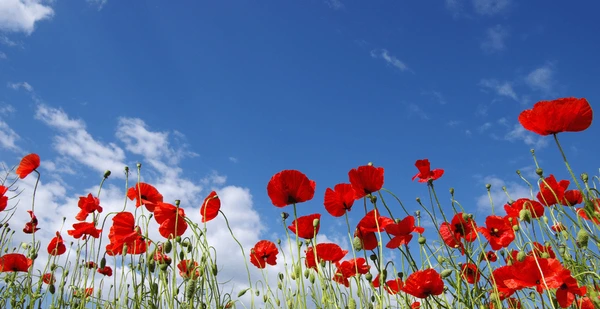
#> input picture week2/sample.jpg, 600 x 309 px
$ python show_3d_matplotlib.py
#> lines starting #> are read from the running program, lines starting #| are printed output that depends on the picture
### week2/advanced_3d.py
#### 심화 코드: Depth Map을 기반으로 3D 포인트 클라우드 생성
import cv2
import numpy as np
# 이미지 로드
image = cv2.imread('sample.jpg')
#> image is the input picture: shape (309, 600, 3); mean B, G, R 149.3, 112.3, 101.9
# 그레이스케일 변환
gray = cv2.cvtColor(image, cv2.COLOR_BGR2GRAY)
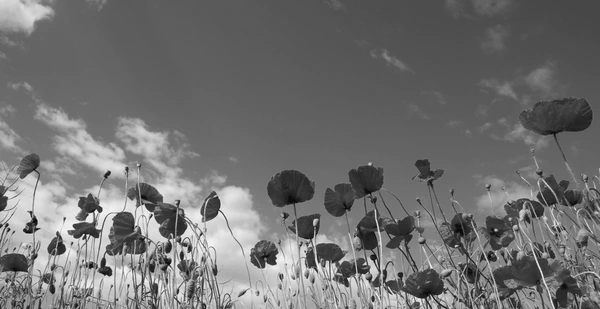
#> gray: shape (309, 600); min 5, max 253, mean 113.4
# Depth Map 생성
depth_map = cv2.applyColorMap(gray, cv2.COLORMAP_JET)
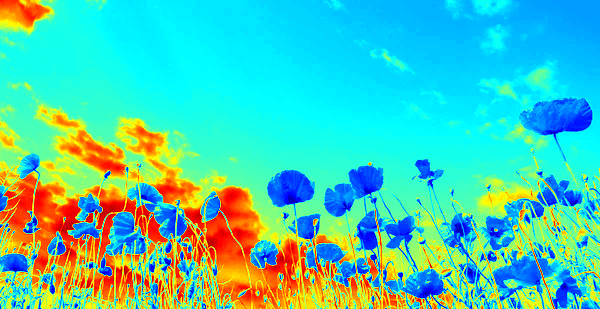
#> depth_map: shape (309, 600, 3); mean B, G, R 179.2, 203.7, 75.8

# 3D 포인트 클라우드 변환
h, w = depth_map.shape[:2]
#> h = 309; w = 600
X, Y = np.meshgrid(np.arange(w), np.arange(h))
Z = gray.astype(np.float32) # Depth 값을 Z 축으로 사용

print(X.shape, Y.shape, Z.shape)
#| (309, 600) (309, 600) (309, 600)
# 3D 좌표 생성
points_3d = np.dstack((X, Y, Z))
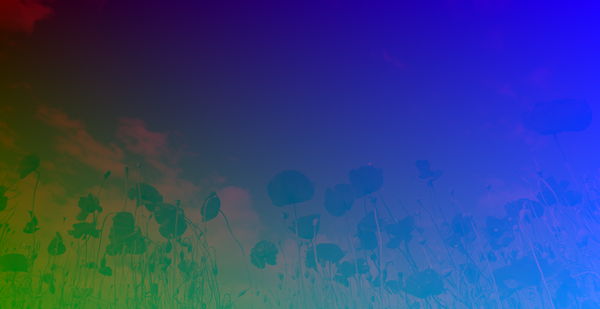
#> points_3d: shape (309, 600, 3) float64; mean of channels 0, 1, 2 299.5, 154, 113.4; drawn with min black and max white
print(points_3d.shape, points_3d.dtype, points_3d.min(), points_3d.max())
#| (309, 600, 3) float64 0.0 599.0
# 결과 출력
cv2.imshow('3D Point Cloud', points_3d)
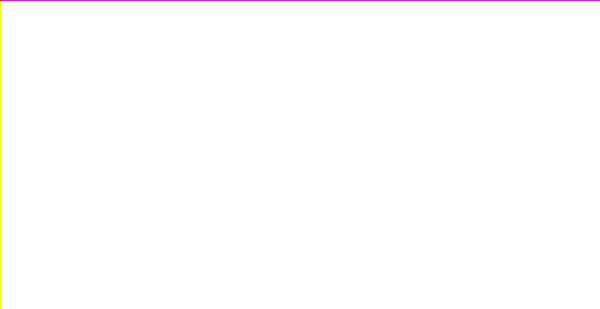
#> window '3D Point Cloud': shape (309, 600, 3); mean B, G, R 254.6, 254.2, 255
cv2.waitKey(0)
cv2.destroyAllWindows()

### week2/show_3d_matplotlib.py
import cv2
import matplotlib.pyplot as plt
import numpy as np
from advanced_3d import image, points_3d


# 1. 렌더링 속도를 위해 5픽셀 간격으로 샘플링 (Downsampling)
step = 5
X_sub = points_3d[::step, ::step, 0].flatten()
#> X_sub = 7440 values, max 595 at index 119, min 0 at index 0, mean 297.5
Y_sub = points_3d[::step, ::step, 1].flatten()
#> Y_sub = 7440 values from 0 to 305
Z_sub = points_3d[::step, ::step, 2].flatten()
#> Z_sub = 7440 values, max 248 at index 6446, min 10 at index 5492, mean 113.3

# 원래 이미지의 색상(RGB)도 함께 가져와서 3D 점들의 색으로 지정
color_sub = cv2.cvtColor(image[::step, ::step], cv2.COLOR_BGR2RGB).reshape(-1, 3) / 255.0 # 0~1 범위로 정규화

# 2. Matplotlib 3D 공간에 점 찍기
fig = plt.figure(figsize=(10, 8))
ax = fig.add_subplot(projection="3d")

# 3D 산점도(Scatter Plot) 그리기
ax.scatter(X_sub, Y_sub, Z_sub, c=color_sub, s=2)

# 시각화 편의를 위해 Y축(위아래)을 뒤집어 사진 방향과 맞춤
ax.invert_yaxis()

ax.set_title("3D Point Cloud Visualization")
ax.set_xlabel("X (Width)")
ax.set_ylabel("Y (Height)")
ax.set_zlabel("Z (Depth / Brightness)")

plt.show()
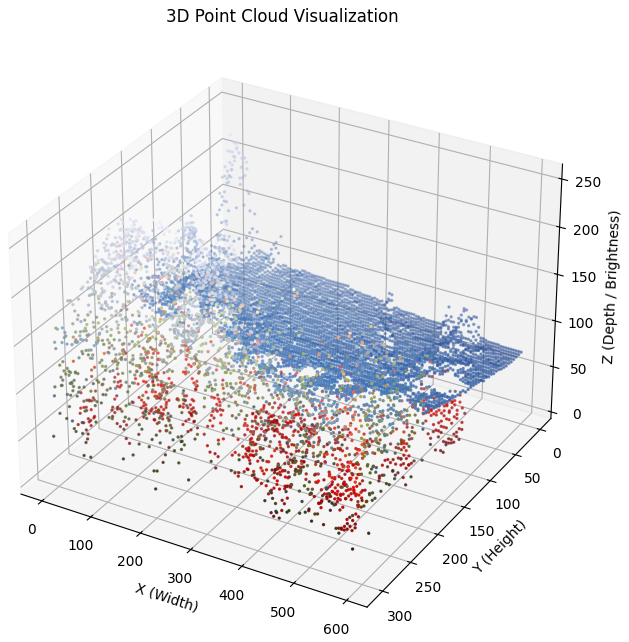
#> figure drawn by matplotlib, 1 panel
